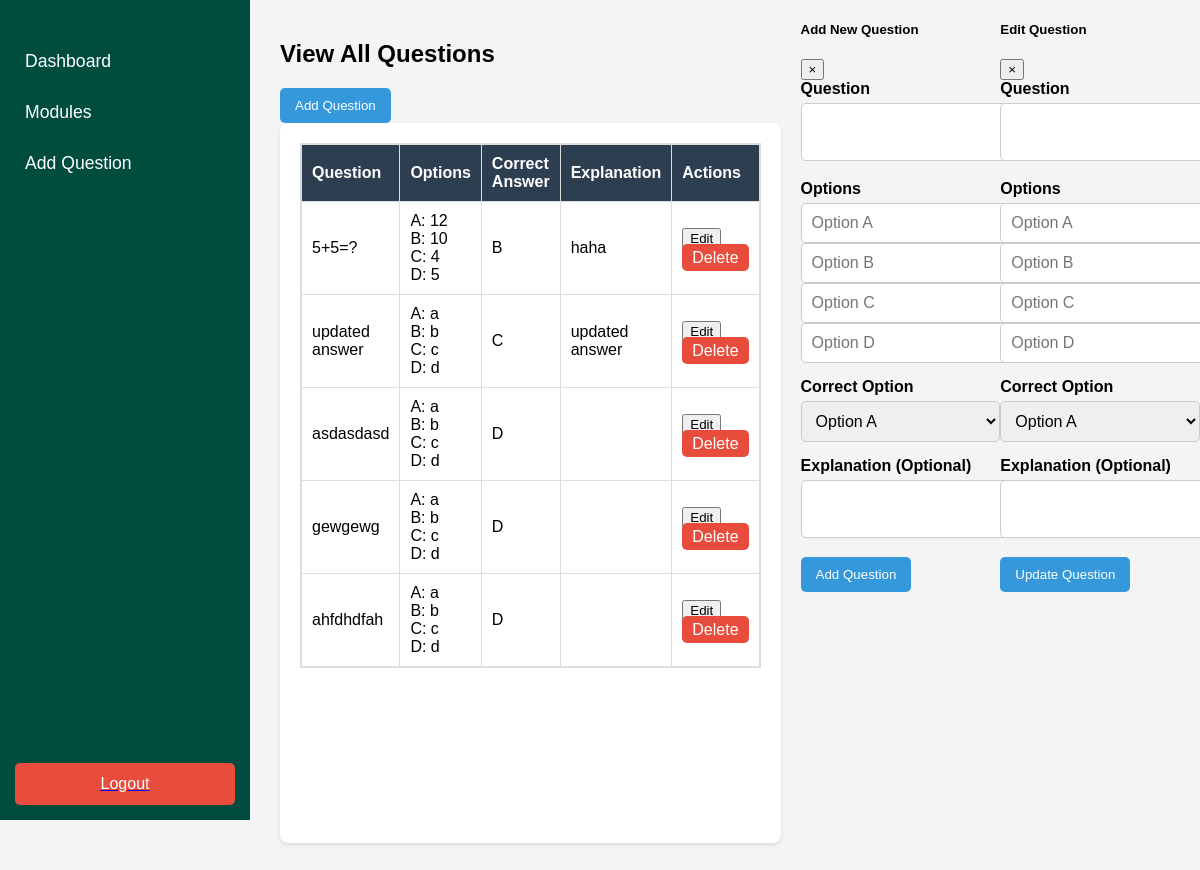
Page /admin/admin-addquestion.php on the earlier database version.
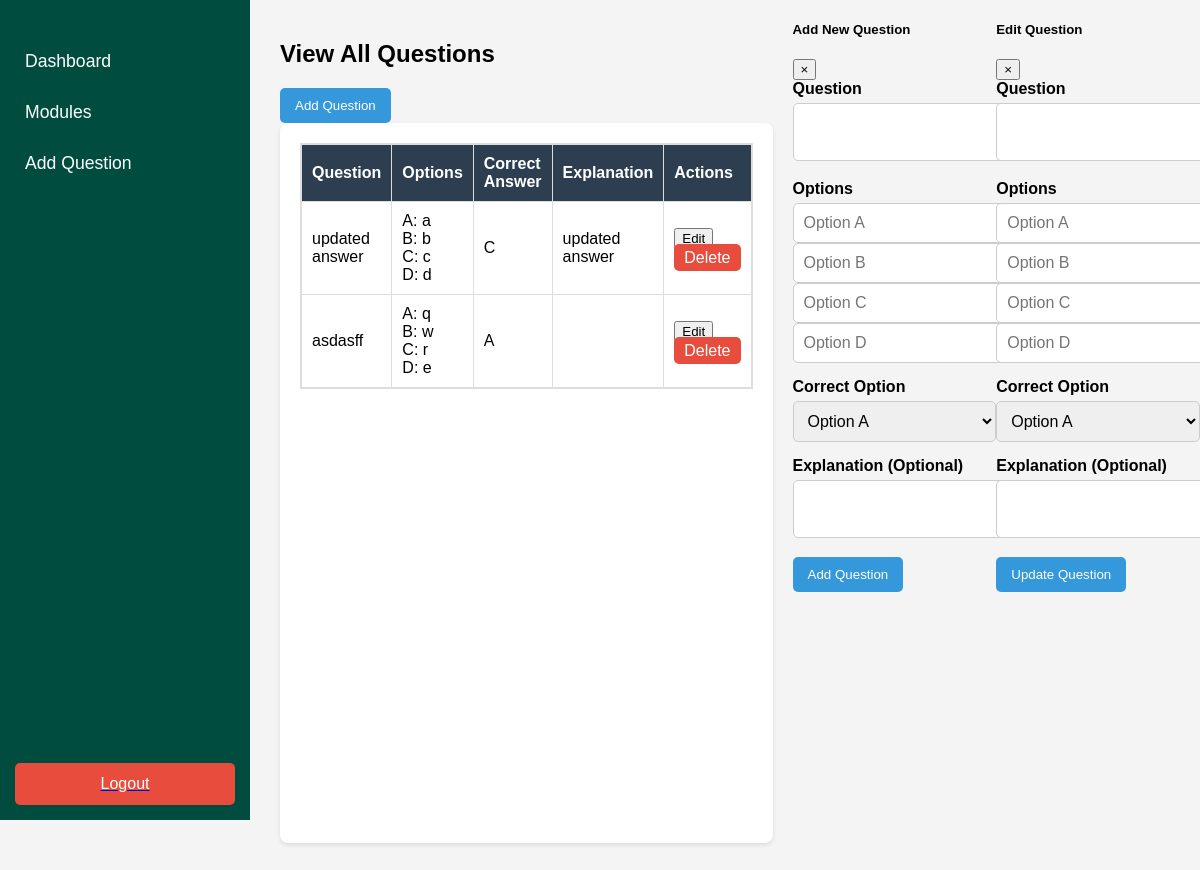
Same page on the later database version.
### tables this page shows
CREATE TABLE `questions` (
  `id` int NOT NULL,
  `question` text NOT NULL,
  `option1` varchar(255) NOT NULL,
  `option2` varchar(255) NOT NULL,
  `option3` varchar(255) NOT NULL,
  `option4` varchar(255) NOT NULL,
  `correct_option` varchar(255) NOT NULL,
  `explanation` text NOT NULL
);

### admin/admin-addquestion.php (the view, shortened to what the changed rows need)
<?php
$servername = "localhost";
$username = "root";
$password = "";
$database = "quiz_db";
$conn = new mysqli($servername, $username, $password, $database);
?>
<!DOCTYPE html>
<html lang="en">
<head>
    <link rel="stylesheet" href="css/admin-add-q.css">
    <link rel="stylesheet" href="css/admin-sidebar.css">
</head>
<body>
    <div class="main-content">
        <div class="container">
            <div class="header d-flex justify-content-between align-items-center">
                <h2 class="card-title">View All Questions</h2>
            </div>
            <div class="card">
                <div class="card-body">
                    <div class="table-container">
                        <table>
                            <thead>
                                <tr>
                                    <th>Question</th>
                                    <th>Options</th>
                                    <th>Correct Answer</th>
                                    <th>Explanation</th>
                                    <th>Actions</th>
                                </tr>
                            </thead>
                            <tbody>
                                <?php
                                $stmt = $conn->prepare("SELECT * FROM questions");
                                $stmt->execute();
                                $result = $stmt->get_result();
                                while ($row = $result->fetch_assoc()) {
                                ?>
                                    <tr>
                                        <td><?php echo htmlspecialchars($row['question']); ?></td>
                                        <td>
                                            A: <?php echo htmlspecialchars($row['option1']); ?><br>
                                            B: <?php echo htmlspecialchars($row['option2']); ?><br>
                                            C: <?php echo htmlspecialchars($row['option3']); ?><br>
                                            D: <?php echo htmlspecialchars($row['option4']); ?>
                                        </td>
                                        <td><?php echo htmlspecialchars($row['correct_option']); ?></td>
                                        <td><?php echo htmlspecialchars($row['explanation']); ?></td>
                                        <td>
                                        <button class="btn btn-warning btn-sm edit-btn"
                                            data-id="<?php echo $row['id']; ?>"
                                            data-question="<?php echo htmlspecialchars($row['question']); ?>"
                                            data-option1="<?php echo htmlspecialchars($row['option1']); ?>"
                                            data-option2="<?php echo htmlspecialchars($row['option2']); ?>"
                                            data-option3="<?php echo htmlspecialchars($row['option3']); ?>"
                                            data-option4="<?php echo htmlspecialchars($row['option4']); ?>"
                                            data-correct_option="<?php echo htmlspecialchars($row['correct_option']); ?>"
                                            data-explanation="<?php echo htmlspecialchars($row['explanation']); ?>"
                                            data-toggle="modal"
                                            data-target="#editQuestionModal">Edit
                                        </button>
                                            <a href="?delete=<?php echo $row['id']; ?>" class="btn btn-danger btn-sm">Delete</a>
                                        </td>
                                    </tr>
                                <?php
                                }
                                ?>
                            </tbody>
                        </table>
                    </div>
                </div>
            </div>
        </div>
    </div>
</body>
</html>

Differences in the rows shown:
removed questions: question "5+5=?", option1 "12", option2 "10", option3 "4", option4 "5", correct_option "B", explanation "haha"
removed questions: question "asdasdasd", option1 "a", option2 "b", option3 "c", option4 "d", correct_option "D"
removed questions: question "gewgewg", option1 "a", option2 "b", option3 "c", option4 "d", correct_option "D"
removed questions: question "ahfdhdfah", option1 "a", option2 "b", option3 "c", option4 "d", correct_option "D"
added questions: question "asdasff", option1 "q", option2 "w", option3 "r", option4 "e", correct_option "A"
